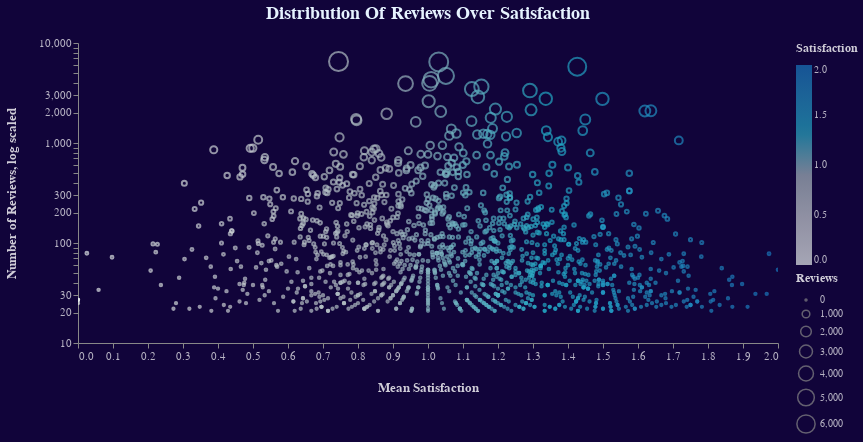

Notebook cell for this chart:
### Markdown cell above
Following the visualization of top 15 conditions, we also visualized the distribution of reviews over age.  The graph below indicates that there are three groups with very minimal groups which are all at the age below 12. Given their young age, it is totally reasonable they are barely active.
And the most active age groups are people of ages between 45-54 and 55-64 compared to any other groups. Furthermore, we could also observe the quantities of reviews from the three different classes. There are large amounts of both positive and negative reviews whereas the neutral ones are very minimal.

### Code cell
data = (df.groupby(["DrugId"])
          .agg({"Reviews": "count", "Satisfaction": "mean"})
          .reset_index()
          .sort_values(["Reviews"], ascending=False))
data["Drug"] = data["DrugId"].map(drugs)

alt.data_transformers.disable_max_rows()
scatter = (alt.Chart(title="Distribution Of Reviews Over Satisfaction")
            .mark_point(color="#648bce")
            .encode(x=alt.X('Satisfaction:Q',
                            axis=alt.Axis(title="Mean Satisfaction",
                                          grid=False)),
                    y=alt.Y('Reviews:Q',
                             scale=alt.Scale(type="log"),
                             axis=alt.Axis(title="Number of Reviews, log scaled")),
                    size='Reviews:Q',
                    color=alt.Color("Satisfaction:Q",
                                   scale=alt.Scale(scheme="lightgreyteal",
                                                   type="linear")),
                    tooltip=['DrugId', 'Drug', 'Reviews',
                              alt.Tooltip("Satisfaction", format=".3")])
            .interactive())

chart = (alt.layer(scatter, data=data[data["Reviews"] > 20])
            .configure(background='#11043a')
            .configure_title(font="Arial",
                             fontSize=18,
                             color="#e6f3ff",
                             dy=-10)
            .configure_text(color="white")
            .configure_legend(titleFontSize=12,
                              titleColor="white",
                              tickCount=6,
                              titleOpacity=0.8,
                              labelColor="white",
                              labelOpacity=0.7,
                              titlePadding=10)
            .configure_axis(titleFontSize=13,
                            titlePadding=20,
                            titleColor="white",
                            titleOpacity=0.8,
                            labelFontSize=11,
                            labelColor="white",
                            labelOpacity=0.7,
                            labelAngle=0,
                            tickOffset=0,
                            grid=False,
                            gridOpacity=0.15)
            .configure_view(strokeWidth=0)
            .properties(height=300, width=700)
)
chart

### Figure 1 — Vega-Lite specification as saved in the notebook (floating-point values rounded to 4 significant figures; data arrays with more than 128 entries replaced by an {"elided": "..."} marker saying what was removed)
{"config": {"view": {"continuousWidth": 400, "continuousHeight": 300, "strokeWidth": 0}, "axis": {"grid": false, "gridOpacity": 0.15, "labelAngle": 0, "labelColor": "white", "labelFontSize": 11, "labelOpacity": 0.7, "tickOffset": 0, "titleColor": "white", "titleFontSize": 13, "titleOpacity": 0.8, "titlePadding": 20}, "background": "#11043a", "legend": {"labelColor": "white", "labelOpacity": 0.7, "tickCount": 6, "titleColor": "white", "titleFontSize": 12, "titleOpacity": 0.8, "titlePadding": 10}, "text": {"color": "white"}, "title": {"color": "#e6f3ff", "dy": -10, "font": "Arial", "fontSize": 18}}, "layer": [{"mark": {"type": "point", "color": "#648bce"}, "encoding": {"color": {"field": "Satisfaction", "scale": {"scheme": "lightgreyteal", "type": "linear"}, "type": "quantitative"}, "size": {"field": "Reviews", "type": "quantitative"}, "tooltip": [{"field": "DrugId", "type": "quantitative"}, {"field": "Drug", "type": "nominal"}, {"field": "Reviews", "type": "quantitative"}, {"field": "Satisfaction", "format": ".3", "type": "quantitative"}], "x": {"axis": {"grid": false, "title": "Mean Satisfaction"}, "field": "Satisfaction", "type": "quantitative"}, "y": {"axis": {"title": "Number of Reviews, log scaled"}, "field": "Reviews", "scale": {"type": "log"}, "type": "quantitative"}}, "selection": {"selector001": {"type": "interval", "bind": "scales", "encodings": ["x", "y"]}}, "title": "Distribution Of Reviews Over Satisfaction"}], "data": {"name": "data-c13cfafd9aa5060867c0d7230c5dcaab"}, "height": 300, "width": 700, "$schema": "https://vega.github.io/schema/vega-lite/v4.17.0.json", "datasets": {"data-c13cfafd9aa5060867c0d7230c5dcaab": {"elided": "1380 records"}}}
